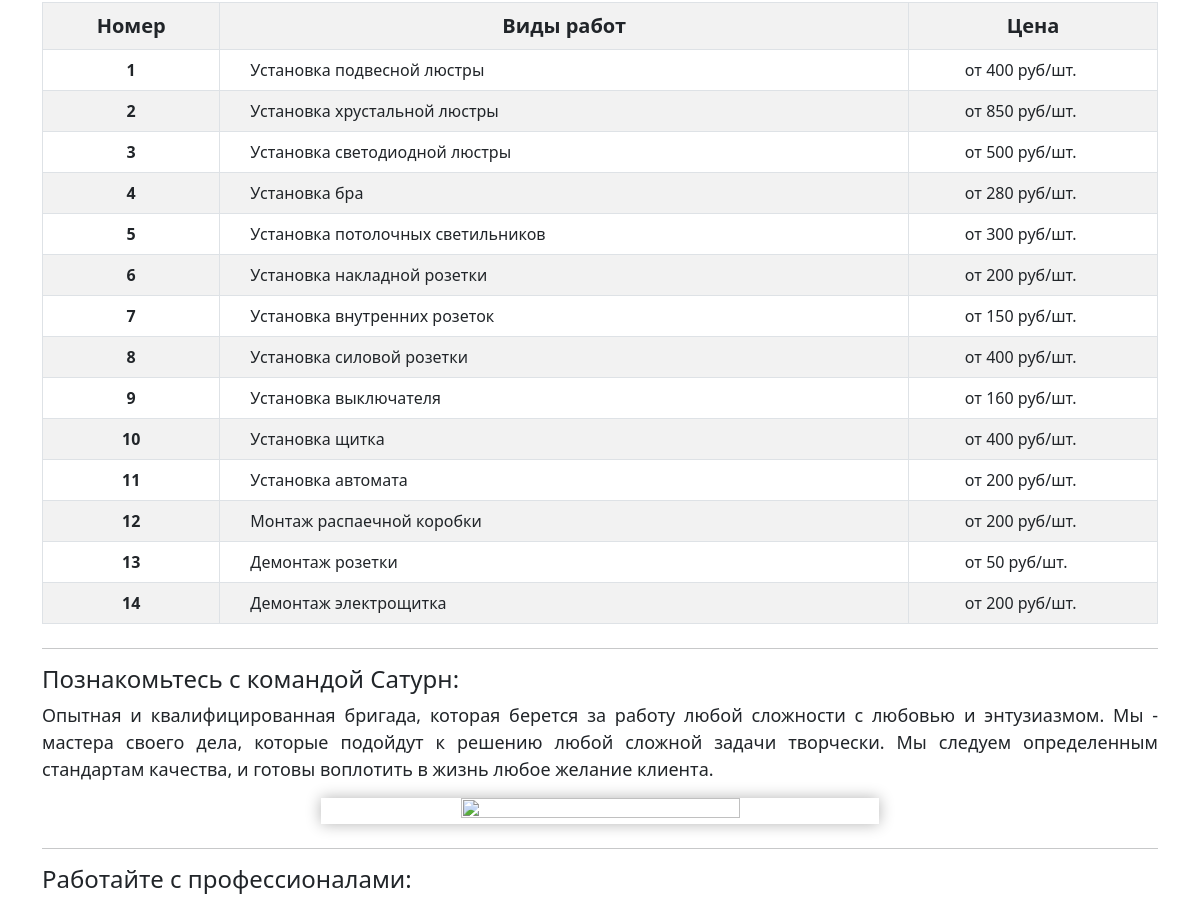
The page /electric/ (middle part) on the database as committed earlier.
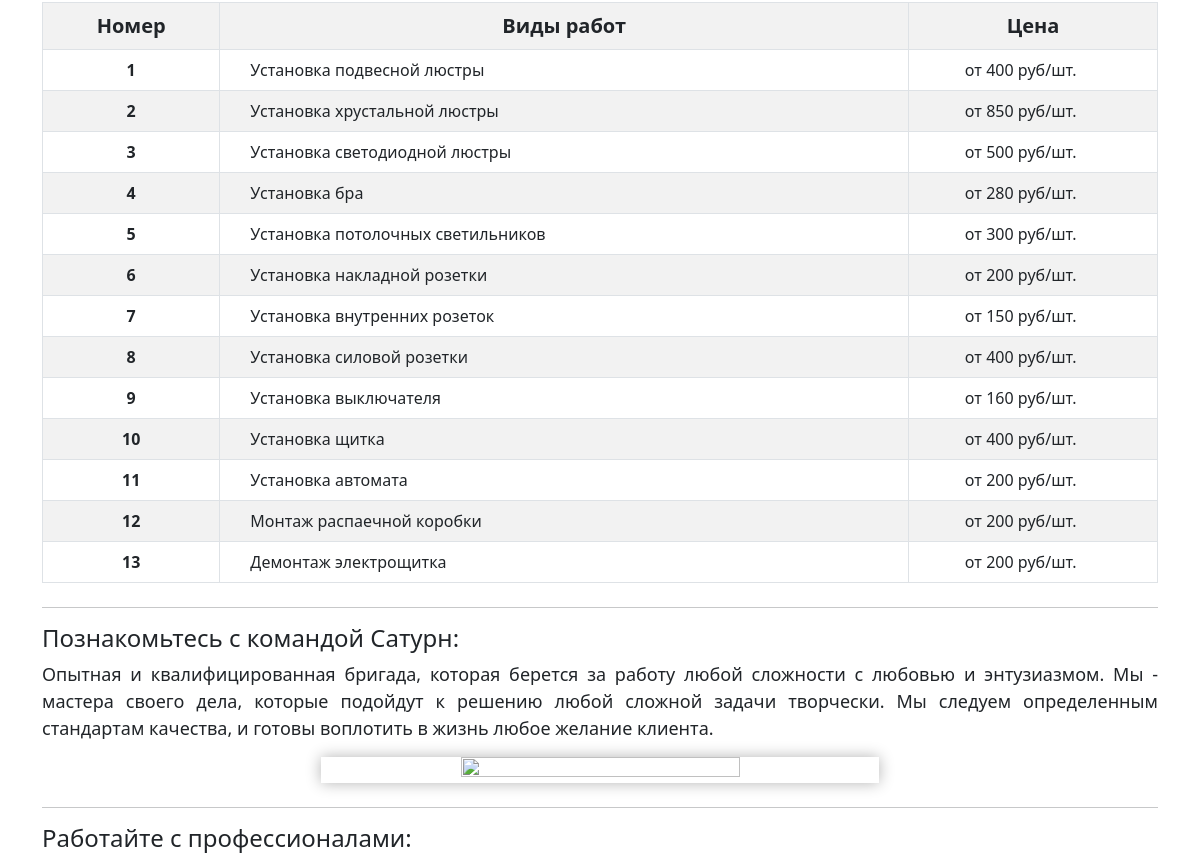
The same page on the database as committed later.
### main/models.py (models this page shows, shortened)
class Services(models.Model):
    title = models.CharField('Заглавие', max_length=50)
    price = models.CharField('Стоимость', max_length=50)
    full_text = models.TextField('Об услуге')
    category = models.CharField('Категория', max_length=50)
    class Meta:
        verbose_name = 'Услуга'
        verbose_name_plural = 'Услуги'

### main/views.py (the view)
# urls.py: path('electric/', views.servicesElectric, name='electric'),
def servicesElectric(request):
    service = Services.objects.all()
    return render(request, 'main/electric.html', {'services': service})

### main/templatetags/my_tags.py (called while the page is built)
@register.simple_tag(takes_context=True)
def increment(context):
    request = context['request']
    if not hasattr(request, 'increment_counter'):
        request.increment_counter = 0
    request.increment_counter += 1
    return request.increment_counter

### main/templates/main/electric.html (shortened to what this page needs)
{% extends 'main/servicesLayout.html' %}
{% load my_tags %}
{% block services %}
{% if services %}
<table class="santehServicesTable table table-bordered table-hover table-striped" style="text-align: center;">
    <tr style="font-size: 20px;">
        <th>Номер</th>
        <th>Виды работ</th>
        <th>Цена</th>
    </tr>
    {% for el in services %}
    {% if el.category == 'Электрика' %}
    <tr>
        <th scope="row">{% increment %}</th>
        <td style="text-align: left; padding-left: 30px;">{{ el.title }}</td>
        <td style="text-align: left; padding-left: 5%;">от {{ el.price }} руб/шт.</td>
    </tr>
    {% endif %}
    {% endfor %}
</table>
{% endif %}
{% endblock %}

Rows that differ between the two databases and show on the page:
no longer on this page (row edited): Services: increment "13", title "Демонтаж розетки", price "50"
computed for Services "Демонтаж электрощитка": increment "14" → "13"
